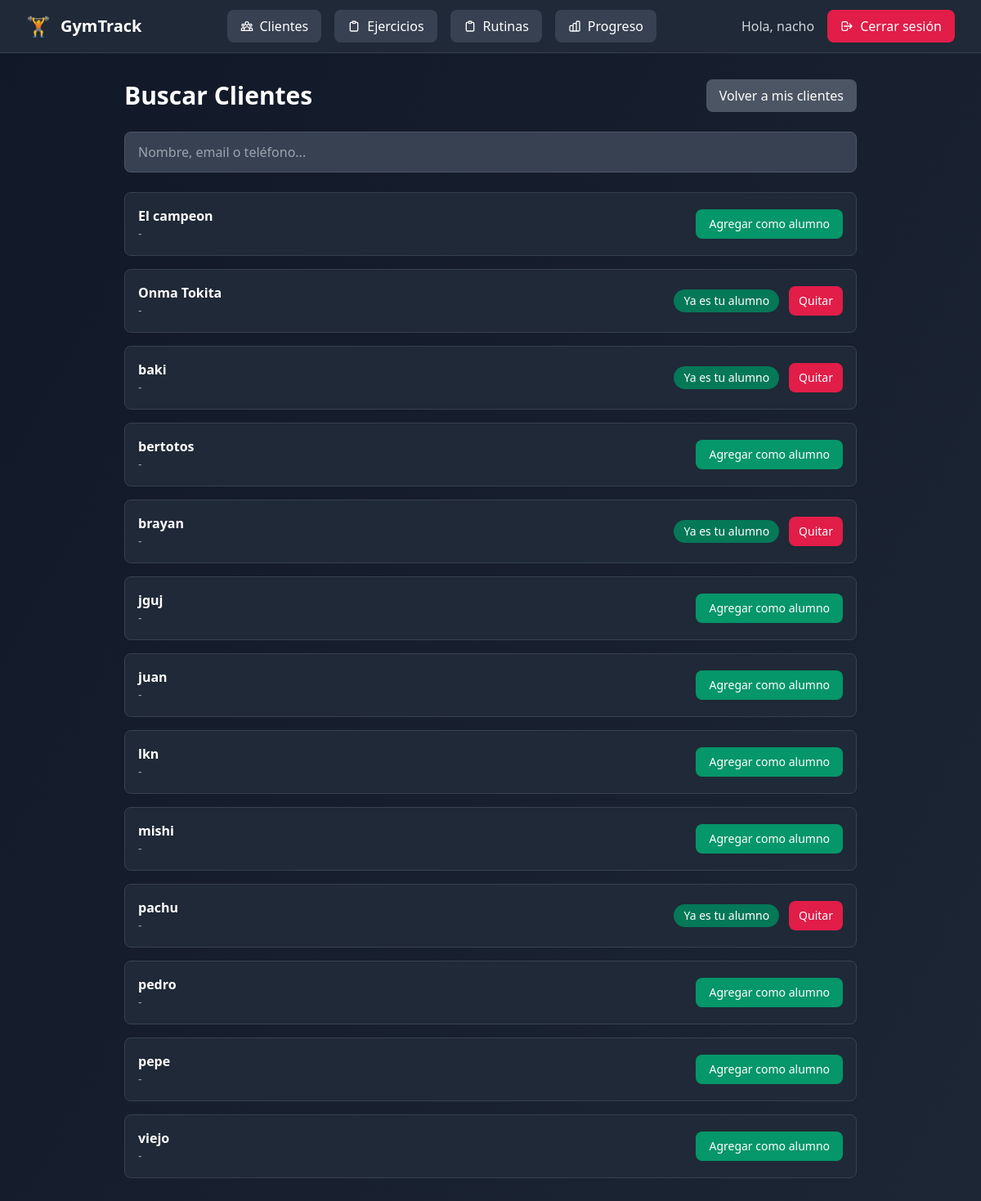
Screenshot of /clientes/buscar/ (signed in) with the database file from the repository.
### usuarios/models.py (models this page shows, shortened)
class Usuario(AbstractUser):
    ROLES = [
        ("admin", "Administrador"),
        ("entrenador", "Entrenador"),
        ("cliente", "Cliente"),
    ]
    rol = models.CharField(max_length=20, choices=ROLES, default="entrenador")

### clientes/models.py (models this page shows, shortened)
class Cliente(models.Model):
    usuario = models.OneToOneField(
        settings.AUTH_USER_MODEL,
        on_delete=models.CASCADE,
        related_name="perfil_cliente",
        null=True, blank=True
    )
    entrenadores = models.ManyToManyField(
        settings.AUTH_USER_MODEL,
        related_name="clientes",
        blank=True
    )
    nombre = models.CharField(max_length=100)
    edad = models.PositiveIntegerField(null=True, blank=True)
    altura_cm = models.PositiveIntegerField(null=True, blank=True)
    peso_kg = models.FloatField(null=True, blank=True)
    lesiones = models.TextField(blank=True, help_text="Anotar lesiones o complicaciones")

### clientes/views.py (the view, shortened to what this page needs)
# urls.py: path("buscar/", views.buscar_clientes, name="buscar"),
@login_required
def buscar_clientes(request):
    entrenador = request.user
    query = request.GET.get("q", "").strip()
    clientes_qs = Cliente.objects.all().order_by("nombre")
    clientes_asignados = set(entrenador.clientes.values_list("id", flat=True))
    return render(request, "clientes/buscar.html", {
        "clientes": clientes_qs,  # 👈 SIN paginación
        "query": query,
        "clientes_asignados": clientes_asignados,
    })

### clientes/templates/clientes/buscar.html (shortened to what this page needs)
{% extends "base.html" %}
{% block content %}
<div class="min-h-screen bg-gradient-to-br from-gray-900 to-gray-800 py-8 px-4">
  <div class="max-w-4xl mx-auto">
    <div class="flex justify-between items-center mb-6">
      <h1 class="text-3xl font-bold text-white">Buscar Clientes</h1>
      <a href="{% url 'clientes:lista' %}"
         class="px-4 py-2 bg-gray-600 hover:bg-gray-500 text-white rounded-lg">
        Volver a mis clientes
      </a>
    </div>
    <form method="get" class="mb-6">
      <div class="flex gap-2">
        <input type="text" name="q" value="{{ query }}" placeholder="Nombre, email o teléfono..."
               class="flex-1 px-4 py-3 bg-gray-700 border border-gray-600 rounded-lg text-white
                      focus:ring-2 focus:ring-emerald-500">
      </div>
    </form>
    {% if clientes %}
    <div id="contenedorResultados">
      {% for cliente in clientes %}
        <div class="cliente-item bg-gray-800 p-4 rounded-lg border border-gray-700 mb-4 flex justify-between items-center">
        <div>
          <h2 class="text-white font-semibold">{{ cliente.nombre }}</h2>
          <p class="text-gray-400 text-sm">{{ cliente.email|default:"-" }}</p>
        </div>
        <div class="flex items-center gap-3">
          {% if cliente.id in clientes_asignados %}
            <span class="inline-flex items-center px-3 py-1 rounded-full text-sm font-medium bg-emerald-700 text-white">
              Ya es tu alumno
            </span>
            <a href="{% url 'clientes:desasignar' cliente.id %}?next={% url 'clientes:buscar' %}?q={{ query|urlencode }}&page={{ page_obj.number }}"
               class="px-3 py-2 bg-rose-600 hover:bg-rose-500 text-white rounded-lg text-sm">
              Quitar
            </a>
          {% else %}
            <a href="{% url 'clientes:asignar' cliente.id %}?next={% url 'clientes:buscar' %}?q={{ query|urlencode }}&page={{ page_obj.number }}"
               class="px-4 py-2 bg-emerald-600 hover:bg-emerald-500 text-white rounded-lg text-sm">
              Agregar como alumno
            </a>
          {% endif %}
        </div>
      </div>
      {% endfor %}
</div>
    {% else %}
      <p class="text-gray-400 text-center mt-12">No se encontraron clientes.</p>
    {% endif %}
  </div>
</div>
{% endblock %}

### templates/base.html (shortened to what this page needs)
<!DOCTYPE html>
<html lang="es">
  <head>
    <script src="https://cdn.tailwindcss.com"></script>
  </head>
  <body class="bg-gradient-to-br from-gray-900 to-gray-800 min-h-screen">
    <nav class="bg-gray-800 border-b border-gray-700 shadow-lg">
      <div class="max-w-7xl mx-auto px-4 sm:px-6 lg:px-8">
        <div class="flex justify-between items-center h-16">
          <div class="flex items-center">
            <a href="/" class="flex items-center space-x-3 text-xl font-bold text-white hover:text-emerald-400 transition-colors">
              <span class="text-2xl">🏋️</span>
              <span class="hidden sm:inline">GymTrack</span>
            </a>
          </div>
          <div class="hidden md:flex items-center space-x-4">
            <a href="{% url 'clientes:lista' %}" class="inline-flex items-center px-4 py-2 bg-gray-700 hover:bg-gray-600 text-white font-medium rounded-lg transition-colors">
              Clientes
            </a>
            <a href="{% url 'ejercicios:lista' %}" class="inline-flex items-center px-4 py-2 bg-gray-700 hover:bg-gray-600 text-white font-medium rounded-lg transition-colors">
              <svg class="w-4 h-4 mr-2" fill="none" stroke="currentColor" viewBox="0 0 24 24">
                <path stroke-linecap="round" stroke-linejoin="round" stroke-width="2" d="M9 5H7a2 2 0 00-2 2v12a2 2 0 002 2h10a2 2 0 002-2V7a2 2 0 00-2-2h-2M9 5a2 2 0 002 2h2a2 2 0 002-2M9 5a2 2 0 012-2h2a2 2 0 012 2"></path>
              </svg>
              Ejercicios
            </a>
            <a href="{% url 'rutinas:lista' %}" class="inline-flex items-center px-4 py-2 bg-gray-700 hover:bg-gray-600 text-white font-medium rounded-lg transition-colors">
              <svg class="w-4 h-4 mr-2" fill="none" stroke="currentColor" viewBox="0 0 24 24">
                <path stroke-linecap="round" stroke-linejoin="round" stroke-width="2" d="M9 5H7a2 2 0 00-2 2v12a2 2 0 002 2h10a2 2 0 002-2V7a2 2 0 00-2-2h-2M9 5a2 2 0 002 2h2a2 2 0 002-2M9 5a2 2 0 012-2h2a2 2 0 012 2"></path>
              </svg>
              Rutinas
            </a>
            <a href="{% url 'progreso:index' %}" class="inline-flex items-center px-4 py-2 bg-gray-700 hover:bg-gray-600 text-white font-medium rounded-lg transition-colors">
              Progreso
            </a>
          </div>
          <div class="hidden md:flex items-center space-x-4">
            {% if user.is_authenticated %}
              <span class="text-gray-300 font-medium">Hola, {{ user.username }}</span>
              <a href="{% url 'usuarios:logout' %}" class="inline-flex items-center px-4 py-2 bg-rose-600 hover:bg-rose-500 text-white font-medium rounded-lg transition-colors">
                <svg class="w-4 h-4 mr-2" fill="none" stroke="currentColor" viewBox="0 0 24 24">
                  <path stroke-linecap="round" stroke-linejoin="round" stroke-width="2" d="M17 16l4-4m0 0l-4-4m4 4H7m6 4v1a3 3 0 01-3 3H6a3 3 0 01-3-3V7a3 3 0 013-3h4a3 3 0 013 3v1"></path>
                </svg>
                Cerrar sesión
              </a>
            {% endif %}
          </div>
        </div>
      </div>
    </nav>
    <main class="flex-1">
      {% block content %}{% endblock %}
    </main>
  </body>
</html>

### rows the page displays
Usuario: username "nacho"
Cliente: nombre "El campeon", email "-"
Cliente: nombre "Onma Tokita", email "-"
Cliente: nombre "baki", email "-"
Cliente: nombre "bertotos", email "-"
Cliente: nombre "brayan", email "-"
Cliente: nombre "jguj", email "-"
Cliente: nombre "juan", email "-"
Cliente: nombre "lkn", email "-"
Cliente: nombre "mishi", email "-"
Cliente: nombre "pachu", email "-"
Cliente: nombre "pedro", email "-"
Cliente: nombre "pepe", email "-"
Cliente: nombre "viejo", email "-"
